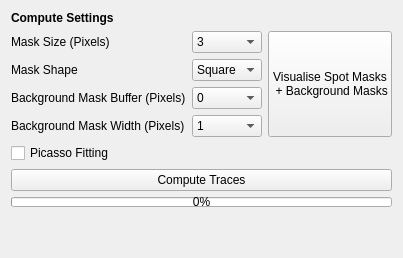
         <widget class="QWidget" name="compute_tab_2">
          <attribute name="title">
           <string>Compute Traces</string>
          </attribute>
          <layout class="QVBoxLayout" name="verticalLayout_9">
           <item>
            <widget class="QLabel" name="label_37">
             <property name="font">
              <font>
               <weight>75</weight>
               <bold>true</bold>
              </font>
             </property>
             <property name="text">
              <string>Compute Settings</string>
             </property>
            </widget>
           </item>
           <item>
            <layout class="QGridLayout" name="gridLayout_3">
             <item row="0" column="1">
              <layout class="QFormLayout" name="formLayout_11">
               <item row="0" column="0">
                <widget class="QLabel" name="label_38">
                 <property name="text">
                  <string>Mask Size (Pixels)</string>
                 </property>
                </widget>
               </item>
               <item row="0" column="1">
                <widget class="QComboBox" name="traces_spot_size">
                 <property name="currentIndex">
                  <number>0</number>
                 </property>
                 <item>
                  <property name="text">
                   <string>3</string>
                  </property>
                 </item>
                 <item>
                  <property name="text">
                   <string>4</string>
                  </property>
                 </item>
                 <item>
                  <property name="text">
                   <string>5</string>
                  </property>
                 </item>
                 <item>
                  <property name="text">
                   <string>6</string>
                  </property>
                 </item>
                 <item>
                  <property name="text">
                   <string>7</string>
                  </property>
                 </item>
                 <item>
                  <property name="text">
                   <string>8</string>
                  </property>
                 </item>
                 <item>
                  <property name="text">
                   <string>9</string>
                  </property>
                 </item>
                 <item>
                  <property name="text">
                   <string>10</string>
                  </property>
                 </item>
                </widget>
               </item>
               <item row="1" column="1">
                <widget class="QComboBox" name="traces_spot_shape">
                 <item>
                  <property name="text">
                   <string>Square</string>
                  </property>
                 </item>
                 <item>
                  <property name="text">
                   <string>Circle</string>
                  </property>
                 </item>
                </widget>
               </item>
               <item row="1" column="0">
                <widget class="QLabel" name="label_39">
                 <property name="text">
                  <string>Mask Shape</string>
                 </property>
                </widget>
               </item>
               <item row="2" column="0">
                <widget class="QLabel" name="label_49">
                 <property name="text">
                  <string>Background Mask Buffer (Pixels)</string>
                 </property>
                </widget>
               </item>
               <item row="2" column="1">
                <widget class="QComboBox" name="traces_background_buffer">
                 <property name="currentIndex">
                  <number>0</number>
                 </property>
                 <item>
                  <property name="text">
                   <string>0</string>
                  </property>
                 </item>
                 <item>
                  <property name="text">
                   <string>1</string>
                  </property>
                 </item>
                 <item>
                  <property name="text">
                   <string>2</string>
                  </property>
                 </item>
                 <item>
                  <property name="text">
                   <string>3</string>
                  </property>
                 </item>
                 <item>
                  <property name="text">
                   <string>4</string>
                  </property>
                 </item>
                 <item>
                  <property name="text">
                   <string>5</string>
                  </property>
                 </item>
                </widget>
               </item>
               <item row="3" column="0">
                <widget class="QLabel" name="label_50">
                 <property name="text">
                  <string>Background Mask Width (Pixels)</string>
                 </property>
                </widget>
               </item>
               <item row="3" column="1">
                <widget class="QComboBox" name="traces_background_width">
                 <item>
                  <property name="text">
                   <string>1</string>
                  </property>
                 </item>
                 <item>
                  <property name="text">
                   <string>2</string>
                  </property>
                 </item>
                 <item>
                  <property name="text">
                   <string>3</string>
                  </property>
                 </item>
                 <item>
                  <property name="text">
                   <string>4</string>
                  </property>
                 </item>
                 <item>
                  <property name="text">
                   <string>5</string>
                  </property>
                 </item>
                </widget>
               </item>
              </layout>
             </item>
             <item row="0" column="2">
              <widget class="QPushButton" name="traces_visualise_masks">
               <property name="sizePolicy">
                <sizepolicy hsizetype="Minimum" vsizetype="Preferred">
                 <horstretch>0</horstretch>
                 <verstretch>0</verstretch>
                </sizepolicy>
               </property>
               <property name="maximumSize">
                <size>
                 <width>150</width>
                 <height>16777215</height>
                </size>
               </property>
               <property name="text">
                <string>Visualise Spot Masks 
 + Background Masks</string>
               </property>
              </widget>
             </item>
            </layout>
           </item>
           <item>
            <widget class="QCheckBox" name="compute_with_picasso">
             <property name="text">
              <string>Picasso Fitting</string>
             </property>
            </widget>
           </item>
           <item>
            <widget class="QPushButton" name="compute_traces">
             <property name="text">
              <string>Compute Traces</string>
             </property>
            </widget>
           </item>
           <item>
            <widget class="QProgressBar" name="compute_traces_progressbar">
             <property name="maximumSize">
              <size>
               <width>16777215</width>
               <height>10</height>
              </size>
             </property>
             <property name="value">
              <number>0</number>
             </property>
            </widget>
           </item>
           <item>
            <spacer name="verticalSpacer_12">
             <property name="orientation">
              <enum>Qt::Vertical</enum>
             </property>
             <property name="sizeHint" stdset="0">
              <size>
               <width>20</width>
               <height>40</height>
              </size>
             </property>
            </spacer>
           </item>
          </layout>
         </widget>
